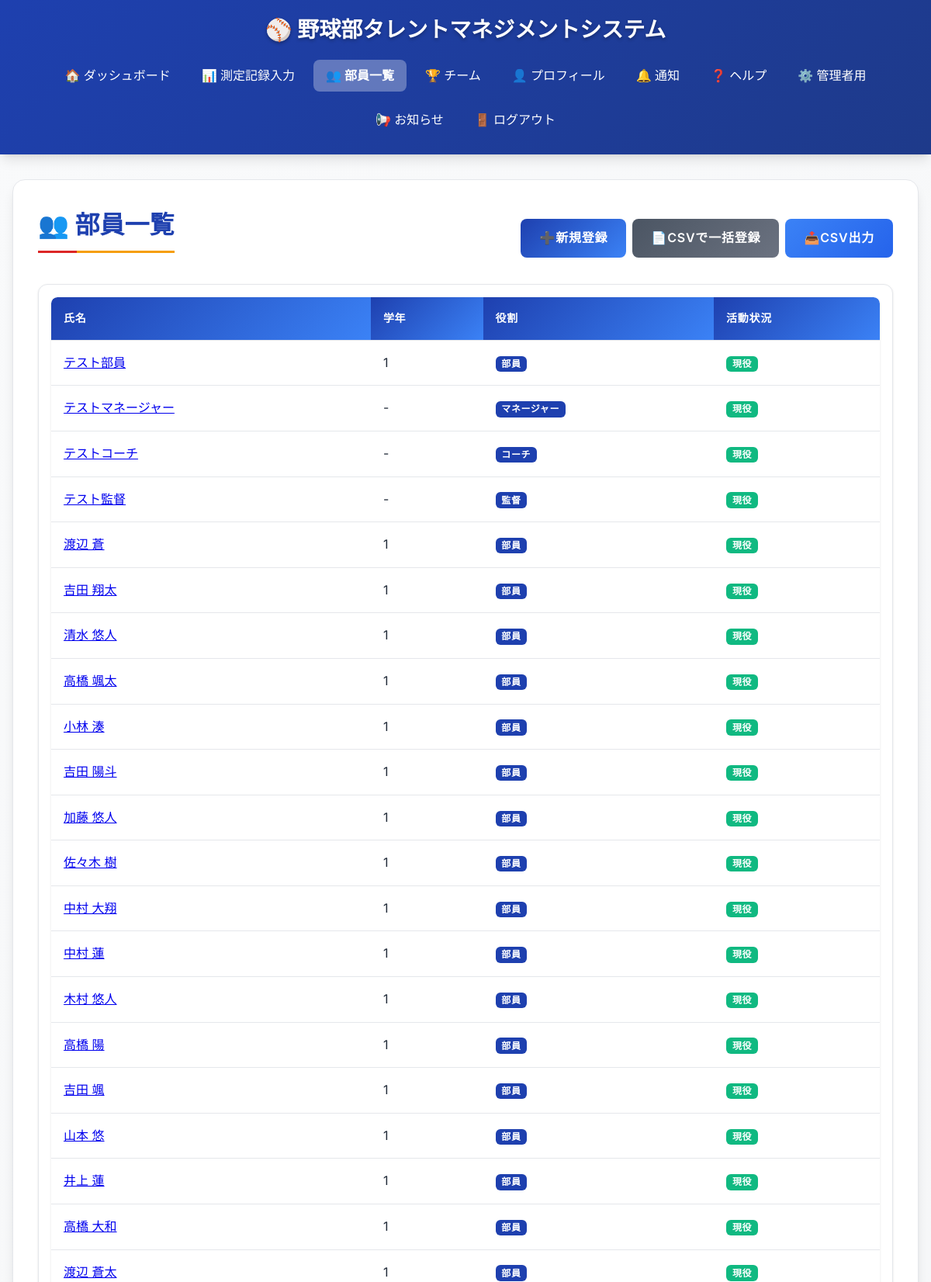
Screenshot of /members/ (signed in, upper part) with the database file from the repository.
### db_models.py (models this page shows, shortened)
class User(db.Model, UserMixin):
    __tablename__ = 'users'
    user_id = db.Column(db.Integer, primary_key=True)
    fs_uniquifier = db.Column(db.String(64), unique=True, nullable=False, default=lambda: str(uuid.uuid4()))  # 追加
    name = db.Column(db.String(100), nullable=False)
    password_hash = db.Column(db.String(200), nullable=False)
    grade = db.Column(db.Integer, nullable=True)
    is_active = db.Column(db.Boolean, default=True)
    team_status = db.Column(db.Boolean, default=False)
    created_at = db.Column(db.DateTime, default=lambda: datetime.now(tz=ZoneInfo('Asia/Tokyo')))
    updated_at = db.Column(db.DateTime, default=lambda: datetime.now(tz=ZoneInfo('Asia/Tokyo')),
                           onupdate=lambda: datetime.now(tz=ZoneInfo('Asia/Tokyo')))
    roles = db.relationship('Role', secondary='user_roles', backref=db.backref('users', lazy='dynamic'))
    def has_any_role(self, *roles):
        return any(role.name in roles for role in self.roles)

class Role(db.Model, RoleMixin):
    __tablename__ = 'roles'
    id = db.Column(db.Integer, primary_key=True)
    name = db.Column(db.String(80), unique=True, nullable=False)
    display_name = db.Column(db.String(80), unique=True, nullable=False)

### blueprints/members/routes.py (the view)
@members_bp.route('/')
@login_required
@roles_accepted("administer", "coach", "director")
def members():
    members_list = User.query.filter(~User.roles.any(Role.name == 'administer')).all()
    return render_template('members/members.html',
                           members=members_list,
                           )

### app/app.py (called while the page is built)
@login_manager.user_loader
def load_user(user_id):
    return User.query.get(int(user_id))

@app.context_processor
def inject_measurement_data():
    if not current_user.is_authenticated:
        return {}
    notice_cnt = 0
    if current_user.has_any_role("manager"):
        notice_cnt = MeasurementRecord.query.filter_by(created_by=current_user.user_id, status='rejected').count()
    elif current_user.has_any_role("member"):
        notice_cnt = MeasurementRecord.query.filter_by(user_id=current_user.user_id, status='draft').count()
    elif current_user.has_any_role("coach"):
        notice_cnt = MeasurementRecord.query.filter_by(status='pending_coach').count()
    return {
        "notice_cnt": notice_cnt
    }

### app/templates/members/members.html (shortened to what this page needs)
{% extends "base.html" %}
{% block content %}
<div class="container fade-in">
    <div class="d-flex justify-content-between align-items-center mb-4">
        <h1>👥 部員一覧</h1>
        <div class="d-flex gap-2">
            <a href="{{ url_for('members.new_member') }}" class="btn btn-primary">
                <span class="icon">➕</span> 新規登録
            </a>
            <a href="{{ url_for('members.csv_import') }}" class="btn btn-secondary">
                <span class="icon">📄</span> CSVで一括登録
            </a>
            <a href="{{ url_for('members.export_csv') }}" class="btn btn-info">
                <span class="icon">📤</span> CSV出力
            </a>
        </div>
    </div>
    <div class="card p-4">
        <div class="table-container">
            <table id="memberTable" class="table table-hover" style="width:100%">
                <thead>
                    <tr>
                        <th>氏名</th>
                        <th>学年</th>
                        <th>役割</th>
                        <th>活動状況</th>
                    </tr>
                </thead>
                <tbody>
                    {% for member in members %}
                    <tr>
                        <td><a href="{{ url_for('records.records', member_id=member.user_id) }}">{{ member.name }}</a></td>
                        <td>{{ member.grade or '-' }}</td>
                        <td>
                            {% for role in member.roles %}
                                <span class="badge badge-primary">{{ role.display_name or role.name }}</span>
                            {% endfor %}
                        </td>
                        <td>
                            {% if member.is_active %}
                                <span class="badge badge-success">現役</span>
                            {% else %}
                                <span class="badge badge-secondary">引退</span>
                            {% endif %}
                        </td>
                    </tr>
                    {% endfor %}
                </tbody>
            </table>
        </div>
    </div>
</div>
<link rel="stylesheet" type="text/css" href="https://cdn.datatables.net/2.0.8/css/dataTables.dataTables.min.css">
{% endblock %}

### app/static/styles.css (style rules this page uses)
:root { --primary-color: #1e40af; --primary-light: #3b82f6; --primary-dark: #1e3a8a; --secondary-color: #dc2626; --secondary-light: #ef4444; --secondary-dark: #b91c1c; --accent-color: #f59e0b; --accent-light: #fbbf24; --white: #ffffff; --gray-50: #f9fafb; --gray-100: #f3f4f6; --gray-200: #e5e7eb; --gray-300: #d1d5db; --gray-400: #9ca3af; --gray-500: #6b7280; --gray-600: #4b5563; --gray-700: #374151; --gray-800: #1f2937; --gray-900: #111827; --success: #10b981; --warning: #f59e0b; --error: #ef4444; --info: #3b82f6; --shadow-sm: 0 1px 2px 0 rgb(0 0 0 / 0.05); --shadow: 0 1px 3px 0 rgb(0 0 0 / 0.1), 0 1px 2px -1px rgb(0 0 0 / 0.1); --shadow-md: 0 4px 6px -1px rgb(0 0 0 / 0.1), 0 2px 4px -2px rgb(0 0 0 / 0.1); --shadow-lg: 0 10px 15px -3px rgb(0 0 0 / 0.1), 0 4px 6px -4px rgb(0 0 0 / 0.1); --radius-sm: 0.375rem; --radius: 0.5rem; --radius-md: 0.75rem; --radius-lg: 1rem; --transition: all 0.2s ease-in-out; }
* { margin: 0; padding: 0; box-sizing: border-box; }
html { font-size: 16px; scroll-behavior: smooth; }
body { font-family: 'Inter', 'Segoe UI', Tahoma, Geneva, Verdana, sans-serif; line-height: 1.6; color: var(--gray-800); background: linear-gradient(135deg, var(--gray-50) 0%, var(--gray-100) 100%); min-height: 100vh; }
.container { background: var(--white); border-radius: var(--radius-lg); box-shadow: var(--shadow-lg); padding: 2rem; margin-bottom: 2rem; border: 1px solid var(--gray-200); }
.container h1 { color: var(--primary-color); font-size: 2rem; font-weight: 700; margin-bottom: 1.5rem; padding-bottom: 0.5rem; border-bottom: 3px solid var(--accent-color); position: relative; }
.container h1::after { content: ''; position: absolute; bottom: -3px; left: 0; width: 50px; height: 3px; background: var(--secondary-color); }
.card { background: var(--white); border-radius: var(--radius-md); box-shadow: var(--shadow); padding: 1.5rem; margin-bottom: 1.5rem; border: 1px solid var(--gray-200); transition: var(--transition); }
.table-container { overflow-x: auto; border-radius: var(--radius); box-shadow: var(--shadow); }
table { width: 100%; border-collapse: collapse; background: var(--white); border-radius: var(--radius); overflow: hidden; }
table th, table td { padding: 1rem; text-align: left; border-bottom: 1px solid var(--gray-200); }
table th { background: linear-gradient(135deg, var(--primary-color) 0%, var(--primary-light) 100%); color: var(--white); font-weight: 600; text-transform: uppercase; font-size: 0.875rem; letter-spacing: 0.05em; }
.btn { display: inline-flex; align-items: center; justify-content: center; padding: 0.75rem 1.5rem; border: none; border-radius: var(--radius); font-size: 1rem; font-weight: 600; text-decoration: none; cursor: pointer; transition: var(--transition); text-transform: uppercase; letter-spacing: 0.05em; position: relative; overflow: hidden; }
.btn::before { content: ''; position: absolute; top: 0; left: -100%; width: 100%; height: 100%; background: linear-gradient(90deg, transparent, rgba(255, 255, 255, 0.2), transparent); transition: left 0.5s; }
.btn-primary { background: linear-gradient(135deg, var(--primary-color) 0%, var(--primary-light) 100%); color: var(--white); }
.btn-secondary { background: linear-gradient(135deg, var(--gray-600) 0%, var(--gray-500) 100%); color: var(--white); }
.btn-info { background: linear-gradient(135deg, var(--info) 0%, #2563eb 100%); color: var(--white); }
.mb-4 { margin-bottom: 1rem; }
.p-4 { padding: 1rem; }
.d-flex { display: flex; }
.justify-content-between { justify-content: space-between; }
.align-items-center { align-items: center; }
.gap-2 { gap: 0.5rem; }
.fade-in { animation: fadeIn 0.5s ease-out; }
.badge { display: inline-block; padding: 0.25rem 0.5rem; font-size: 0.75rem; font-weight: 600; border-radius: var(--radius-sm); text-transform: uppercase; letter-spacing: 0.05em; }
.badge-primary { background-color: var(--primary-color); color: var(--white); }
.badge-success { background-color: var(--success); color: var(--white); }

### app/templates/members/members.html (style rules this page uses)
.badge { display: inline-block; padding: 0.35em 0.65em; font-size: .75em; font-weight: 700; line-height: 1; color: #fff; text-align: center; white-space: nowrap; vertical-align: baseline; border-radius: 0.375rem; margin-right: 0.25rem; }
.badge-primary { background-color: var(--primary-color); }
.badge-success { background-color: var(--success); }

### rows the page displays
User: name "テスト部員", grade "1", is_active "現役"
Role: display_name "部員"
User: name "テストマネージャー", grade "-", is_active "現役"
Role: display_name "マネージャー"
User: name "テストコーチ", grade "-", is_active "現役"
Role: display_name "コーチ"
User: name "テスト監督", grade "-", is_active "現役"
Role: display_name "監督"
User: name "渡辺 蒼", grade "1", is_active "現役"
User: name "吉田 翔太", grade "1", is_active "現役"
User: name "清水 悠人", grade "1", is_active "現役"
User: name "高橋 颯太", grade "1", is_active "現役"
User: name "小林 湊", grade "1", is_active "現役"
User: name "吉田 陽斗", grade "1", is_active "現役"
User: name "加藤 悠人", grade "1", is_active "現役"
User: name "佐々木 樹", grade "1", is_active "現役"
User: name "中村 大翔", grade "1", is_active "現役"
User: name "中村 蓮", grade "1", is_active "現役"
User: name "木村 悠人", grade "1", is_active "現役"
User: name "高橋 陽", grade "1", is_active "現役"
User: name "吉田 颯", grade "1", is_active "現役"
User: name "山本 悠", grade "1", is_active "現役"
User: name "井上 蓮", grade "1", is_active "現役"
User: name "高橋 大和", grade "1", is_active "現役"
User: name "渡辺 蒼太", grade "1", is_active "現役"
